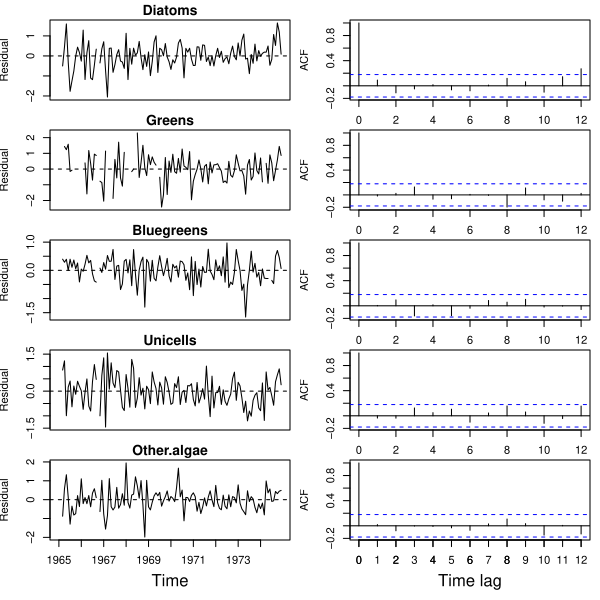

Here is the R script that generated this plot:
###################################################
### code chunk number 26: Covar_sec7_03_plot-acf-2
###################################################
par(mfrow = c(5, 2), mai = c(0.1, 0.5, 0.2, 0.1), omi = c(0.5, 0, 0, 0))
for (i in 1:5) {
  plot.ts(MARSSresiduals(seas.mod.2, type = "tt1")$model.residuals[i, ],
    ylab = "Residual", main = phytos[i], xlab = "", xaxt = "n"
  )
  abline(h = 0, lty = "dashed")
  if (i == 5) {
    axis(1,
      at = 1 + seq(0, TT - period, by = 12),
      labels = seq(fulldat[years, "Year"][1], fulldat[years, "Year"][TT])
    )
    mtext(side = 1, line = 2.7, "Time")
  }
  acf(MARSSresiduals(seas.mod.2, type = "tt1")$model.residuals[i, ], lag.max = period, na.action = na.pass)
  if (i == 5) {
    axis(1, at = c(0, seq(period)))
    mtext(side = 1, line = 2.7, "Time lag")
  }
}
